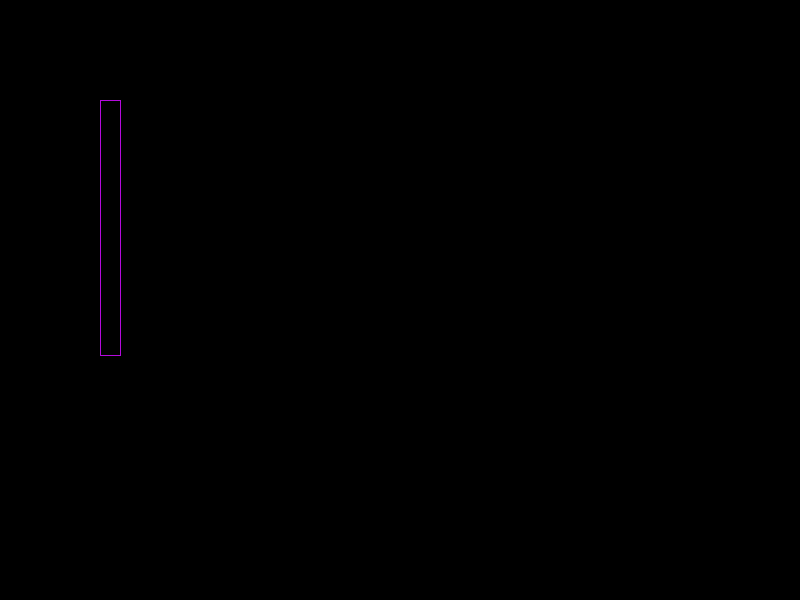
Frame 1 (no input)
Frame 60 (the mouse pressed at the canvas centre just before this capture): identical to frame 1, image omitted
Frame 120 (the mouse held since frame 60 and released just before this capture): identical to frame 1, image omitted

The Processing sketch that drew this single still picture (run headless with seeded random() and noise(); from frame 60 on, the mouse is pressed at the canvas centre):

// Processing sketch: sliders
// ── sliders.pde
Slider mySlider;

void setup() {
  size(800, 600); 
  mySlider = new Slider(255);
}

void draw() {
  float bgColor = mySlider.val;
  background(bgColor);
  mySlider.render();
  mySlider.update(mouseX, mouseY);
}

class Slider {
  float range, val, xPos, yPos, slideHigh, slideWide;
  Slider(float _range) {
    range = _range;
    slideHigh = _range;
    xPos = 100;
    yPos = 100;
    slideWide = 20;
    val = 0;
  }

  void render() {
    stroke(180, 10, 220);
    fill(0);
    rectMode(CORNER);
    rect(xPos, yPos, slideWide, slideHigh);
    fill(255);
    rectMode(CORNERS);
    rect(xPos, yPos, slideWide+xPos, yPos+val);
  }

  void update(float _mx, float _my) {
    if (_mx >xPos && _mx<xPos+slideWide
      && _my>yPos && _my<yPos+slideHigh) {
      if (mousePressed) {
        val = mouseY-yPos;
      }
    }
  }
}
